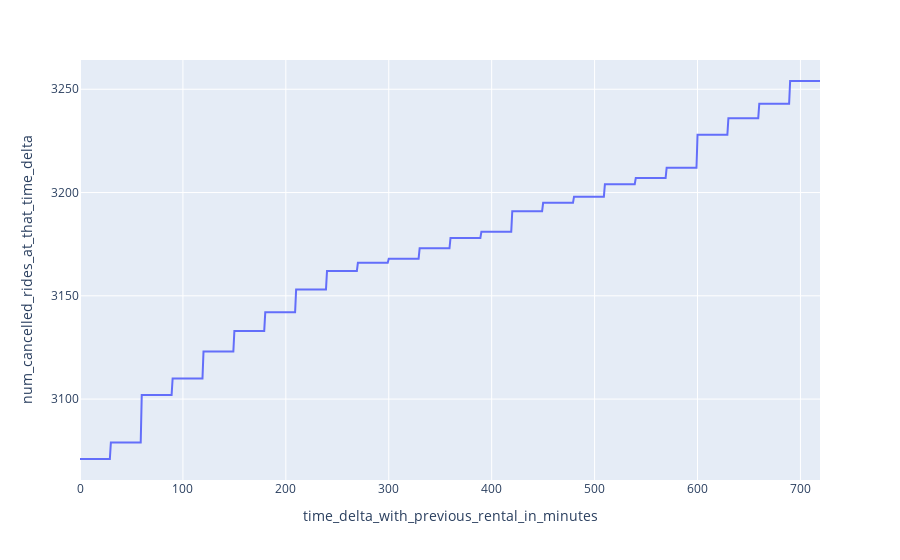

The notebook cell saved with this chart:
### Code cell
cancellations_and_deltas_dict = {"time_delta_with_previous_rental_in_minutes": [], "num_cancelled_rides_at_that_time_delta": []}

cancelled_has_previous_rental_deltas = (delays_df[delays_df.state == "canceled"])["time_delta_with_previous_rental_in_minutes"]

for d in range(int(max(delays_df.time_delta_with_previous_rental_in_minutes.to_list()))): # d is for delay
    cancellations_and_deltas_dict["time_delta_with_previous_rental_in_minutes"].append(d)
    num_cancellations = len(cancelled_has_previous_rental_deltas[cancelled_has_previous_rental_deltas <= d])
    cancellations_and_deltas_dict["num_cancelled_rides_at_that_time_delta"].append(num_cancellations)
cancellations_and_deltas_df = pd.DataFrame(cancellations_and_deltas_dict)
fig = px.line(
    data_frame=cancellations_and_deltas_df,
    x="time_delta_with_previous_rental_in_minutes",
    y="num_cancelled_rides_at_that_time_delta",
)
fig.show()

### Figure 1 — Plotly figure (JSON) as saved in the notebook; plotly's stock layout.template omitted (floating-point values rounded to 4 significant figures; data arrays with more than 128 entries replaced by an {"elided": "..."} marker saying what was removed)
{"data": [{"hovertemplate": "time_delta_with_previous_rental_in_minutes=%{x}<br>num_cancelled_rides_at_that_time_delta=%{y}<extra></extra>", "legendgroup": "", "line": {"color": "#636efa", "dash": "solid"}, "marker": {"symbol": "circle"}, "mode": "lines", "name": "", "orientation": "v", "showlegend": false, "type": "scatter", "x": {"elided": "720 int values"}, "xaxis": "x", "y": {"elided": "720 int values"}, "yaxis": "y"}], "layout": {"legend": {"tracegroupgap": 0}, "margin": {"t": 60}, "xaxis": {"anchor": "y", "domain": [0, 1], "title": {"text": "time_delta_with_previous_rental_in_minutes"}}, "yaxis": {"anchor": "x", "domain": [0, 1], "title": {"text": "num_cancelled_rides_at_that_time_delta"}}}}
